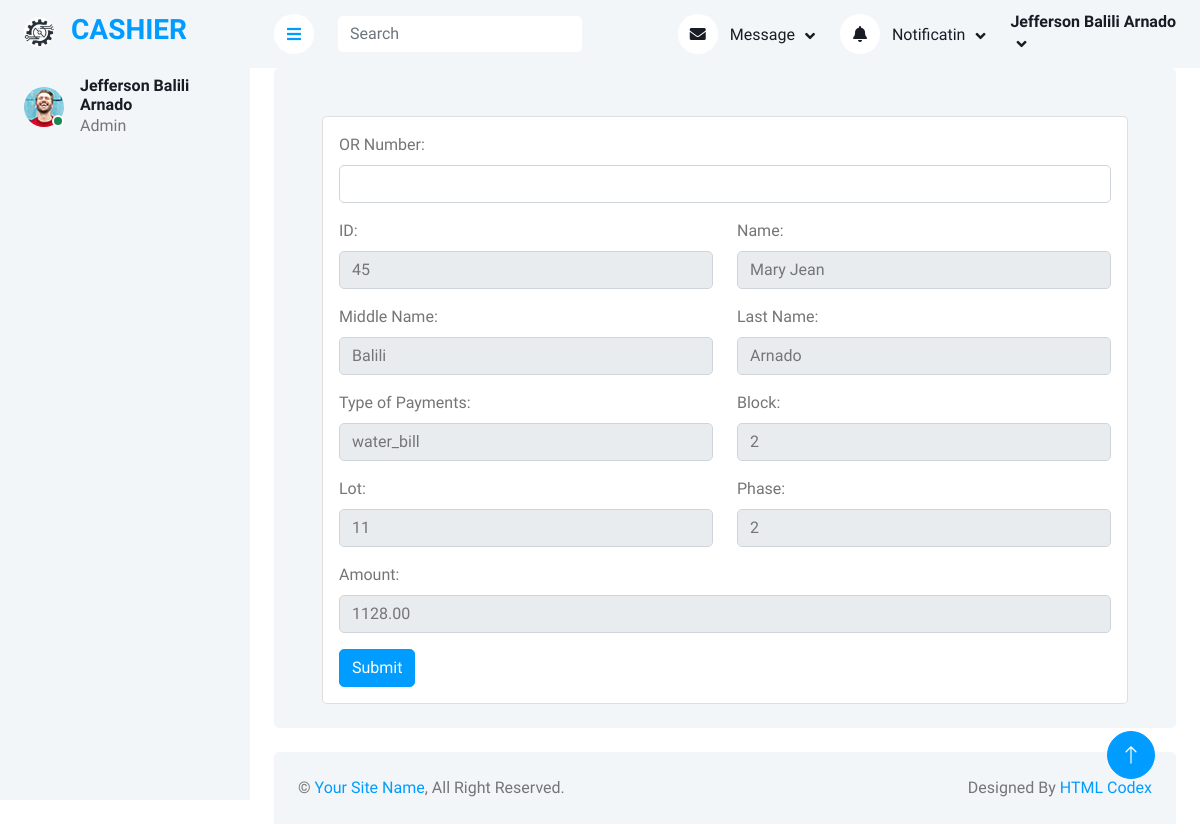
/ordetailss.php?id=45 (signed in), run on the app's committed database.
### tables this page shows
CREATE TABLE `user` (
  `id` int(50) NOT NULL,
  `firstname` varchar(50) NOT NULL,
  `middlename` varchar(50) NOT NULL,
  `lastname` varchar(50) NOT NULL,
  `block` int(50) NOT NULL,
  `lot` int(50) NOT NULL,
  `phase` int(30) NOT NULL,
  `username` varchar(30) NOT NULL,
  `password` varchar(500) NOT NULL,
  `emailadd` varchar(50) NOT NULL,
  `phonenum` bigint(12) NOT NULL,
  `address` varchar(50) NOT NULL,
  `postalcode` int(50) NOT NULL,
  `usertype` varchar(50) NOT NULL,
  `photo` varchar(50) NOT NULL,
  `status` int(1) NOT NULL DEFAULT 0
);

CREATE TABLE `payment_services` (
  `id` int(11) UNSIGNED NOT NULL,
  `customer_id` int(255) NOT NULL,
  `bill_type` varchar(255) NOT NULL,
  `firstname` varchar(255) NOT NULL,
  `middlename` varchar(255) NOT NULL,
  `lastname` varchar(255) NOT NULL,
  `block` varchar(255) NOT NULL,
  `lot` varchar(255) NOT NULL,
  `phase` varchar(255) NOT NULL,
  `amount` decimal(10,2) NOT NULL,
  `real_timestamp` timestamp NOT NULL DEFAULT current_timestamp(),
  `status` int(1) NOT NULL DEFAULT 0,
  `mode_of_payment` varchar(50) DEFAULT NULL,
  `uploaded_image` varchar(255) DEFAULT NULL
);

### ordetailss.php (the view, shortened to what this page needs)
<?php
include('config.php');
$result = $conn->query("SELECT * FROM user WHERE id='" . $_SESSION['session_id'] . "'");
$row = mysqli_fetch_array($result);
?>
<!DOCTYPE html>
<html lang="en">
<head>
    <link href="https://cdnjs.cloudflare.com/ajax/libs/font-awesome/5.10.0/css/all.min.css" rel="stylesheet">
    <link href="https://cdn.jsdelivr.net/npm/bootstrap-icons@1.4.1/font/bootstrap-icons.css" rel="stylesheet">
    <link href="lib/owlcarousel/assets/owl.carousel.min.css" rel="stylesheet">
    <link href="lib/tempusdominus/css/tempusdominus-bootstrap-4.min.css" rel="stylesheet" />
    <link href="css/bootstrap.min.css" rel="stylesheet">
    <link href="css/style.css" rel="stylesheet">
    <link href="https://cdnjs.cloudflare.com/ajax/libs/font-awesome/5.15.4/css/all.min.css" rel="stylesheet">
</head>
<body>
    <div class="container-xxl position-relative bg-white d-flex p-0">
        <div class="sidebar pe-4 pb-3">
            <nav class="navbar bg-light navbar-light">
            <a href="cashier.php" class="navbar-brand mx-4 mb-3">
                <h3 class="text-primary">
                    <img src="./assets/img/finallogo.png" alt="My Logo" class="custom-logo">
                    CASHIER
                </h3>
            </a>
                <div class="d-flex align-items-center ms-4 mb-4">
                    <div class="position-relative">
                        <img class="rounded-circle" src="img/user.jpg" alt="" style="width: 40px; height: 40px;">
                        <div class="bg-success rounded-circle border border-2 border-white position-absolute end-0 bottom-0 p-1"></div>
                    </div>
                    <div class="ms-3">
                    <h6 class="mb-0"><?php echo $row['firstname'] . ' ' . $row['middlename'] . ' ' . $row['lastname']; ?></h6>
                        <span>Admin</span>
                    </div>
                </div>
            </nav>
        </div>
        <div class="content">
            <nav class="navbar navbar-expand bg-light navbar-light sticky-top px-4 py-0">
                <a href="#" class="sidebar-toggler flex-shrink-0">
                    <i class="fa fa-bars"></i>
                </a>
                <form class="d-none d-md-flex ms-4">
                    <input class="form-control border-0" type="search" placeholder="Search">
                </form>
                <div class="navbar-nav align-items-center ms-auto">
                    <div class="nav-item dropdown">
                        <a href="#" class="nav-link dropdown-toggle" data-bs-toggle="dropdown">
                            <i class="fa fa-envelope me-lg-2"></i>
                            <span class="d-none d-lg-inline-flex">Message</span>
                        </a>
                    </div>
                    <div class="nav-item dropdown">
                        <a href="#" class="nav-link dropdown-toggle" data-bs-toggle="dropdown">
                            <i class="fa fa-bell me-lg-2"></i>
                            <span class="d-none d-lg-inline-flex">Notificatin</span>
                        </a>
                    </div>
                    <div class="nav-item dropdown">
                        <a href="#" class="nav-link dropdown-toggle" data-bs-toggle="dropdown">
                            <h6 class="mb-0"><?php echo $row['firstname'] . ' ' . $row['middlename'] . ' ' . $row['lastname']; ?></h6>
                        </a>
                    </div>
                </div>
            </nav>
            <?php
$id = $_GET['id'];
$query = "SELECT * FROM payment_services WHERE id = '$id'";
$result = mysqli_fetch_array(mysqli_query($conn, $query));
?>
<div class="container-fluid pt-4 px-4">
    <div class="row g-4">
        <div class="col-sm-12 col-md-6 col-xl-4 custom-container">
            <div class="h-100 bg-light rounded p-4">
                <div class="container">
                    <div class="card mt-4">
                        <div class="card-body">
                            <form action="ordetailsubmit.php" method="POST">
                                <div class="mb-3">
                                    <label for="or-number" class="form-label">OR Number:</label>
                                    <input type="text" id="or-number" name="or_number" class="form-control" required>
                                </div>
                                <?php if ($result) : ?>
                                    <div class="row">
                                        <div class="col-md-6 mb-3">
                                            <label for="id" class="form-label">ID:</label>
                                            <input type="text" id="id" name="id" class="form-control" value="<?php echo $result['id']; ?>" readonly>
                                        </div>
                                        <div class="col-md-6 mb-3">
                                            <label for="name" class="form-label">Name:</label>
                                            <input type="text" id="name" name="name" class="form-control" value="<?php echo $result['firstname']; ?>" readonly>
                                        </div>
                                    </div>
                                    <div class="row">
                                        <div class="col-md-6 mb-3">
                                            <label for="middle-name" class="form-label">Middle Name:</label>
                                            <input type="text" id="middle-name" name="middle_name" class="form-control" value="<?php echo $result['middlename']; ?>" readonly>
                                        </div>
                                        <div class="col-md-6 mb-3">
                                            <label for="last-name" class="form-label">Last Name:</label>
                                            <input type="text" id="last-name" name="last_name" class="form-control" value="<?php echo $result['lastname']; ?>" readonly>
                                        </div>
                                    </div>
                                    <div class="row">
                                        <div class="col-md-6 mb-3">
                                            <label for="bill_type" class="form-label">Type of Payments:</label>
                                            <input type="text" id="bill_type" name="bill_type" class="form-control" value="<?php echo $result['bill_type']; ?>" readonly>
                                        </div>
                                        <div class="col-md-6 mb-3">
                                            <label for="block" class="form-label">Block:</label>
                                            <input type="text" id="block" name="block" class="form-control" value="<?php echo $result['block']; ?>" readonly>
                                        </div>
                                    </div>
                                    <div class="row">
                                        <div class="col-md-6 mb-3">
                                            <label for="lot" class="form-label">Lot:</label>
                                            <input type="text" id="lot" name="lot" class="form-control" value="<?php echo $result['lot']; ?>" readonly>
                                        </div>
                                        <div class="col-md-6 mb-3">
                                            <label for="phase" class="form-label">Phase:</label>
                                            <input type="text" id="phase" name="phase" class="form-control" value="<?php echo $result['phase']; ?>" readonly>
                                        </div>
                                    </div>
                                    <div class="mb-3">
                                        <label for="amount" class="form-label">Amount:</label>
                                        <input type="text" id="amount" name="amount" class="form-control" value="<?php echo $result['amount']; ?>" readonly>
                                    </div>
                                <?php endif; ?>
                                <input type="submit" value="Submit" class="btn btn-primary">
                            </form>
                        </div>
                    </div>
                </div>
            </div>
        </div>
    </div>
</div>
            <div class="container-fluid pt-4 px-4">
                <div class="bg-light rounded-top p-4">
                    <div class="row">
                        <div class="col-12 col-sm-6 text-center text-sm-start">
                            &copy; <a href="#">Your Site Name</a>, All Right Reserved.
                        </div>
                        <div class="col-12 col-sm-6 text-center text-sm-end">
                            Designed By <a href="https://htmlcodex.com">HTML Codex</a>
                        </div>
                    </div>
                </div>
            </div>
        </div>
        <a href="#" class="btn btn-lg btn-primary btn-lg-square back-to-top"><i class="bi bi-arrow-up"></i></a>
    </div>
</body>
</html>

### css/style.css (style rules this page uses)
:root { --primary: #009CFF; --light: #F3F6F9; --dark: #191C24; }
.back-to-top { position: fixed; display: none; right: 45px; bottom: 45px; z-index: 99; }
.btn { transition: .5s; }
.btn.btn-primary { color: #FFFFFF; }
.btn-lg-square { width: 48px; height: 48px; }
.btn-square, .btn-sm-square, .btn-lg-square { padding: 0; display: inline-flex; align-items: center; justify-content: center; font-weight: normal; border-radius: 50px; }
.sidebar { position: fixed; top: 0; left: 0; bottom: 0; width: 250px; height: 100vh; overflow-y: auto; background: var(--light); transition: 0.5s; z-index: 999; }
.content { margin-left: 250px; min-height: 100vh; background: #FFFFFF; transition: 0.5s; }
@media (min-width: 992px) { .sidebar { margin-left: 0; } }
@media (min-width: 992px) { .content { width: calc(100% - 250px); } }
.content .navbar .navbar-nav .nav-link { margin-left: 25px; padding: 12px 0; color: var(--dark); outline: none; }
.content .navbar .sidebar-toggler, .content .navbar .navbar-nav .nav-link i { width: 40px; height: 40px; display: inline-flex; align-items: center; justify-content: center; background: #FFFFFF; border-radius: 40px; }
.content .navbar .dropdown-toggle::after { margin-left: 6px; vertical-align: middle; border: none; content: "\f107"; font-family: "Font Awesome 5 Free"; font-weight: 900; transition: .5s; }

### ordetailss.php (style rules this page uses)
.custom-logo { width: 30px; height: auto; margin-right: 10px; vertical-align: middle; }
.custom-container { width: 100%; max-width: 1200px; margin: 0 auto; }

### data on the page
user: firstname "Jefferson", middlename "Balili", lastname "Arnado"
payment_services: id "45", name "Mary Jean", middle_name "Balili", last_name "Arnado", bill_type "water_bill", block "2", lot "11", phase "2", amount "1128.00"
